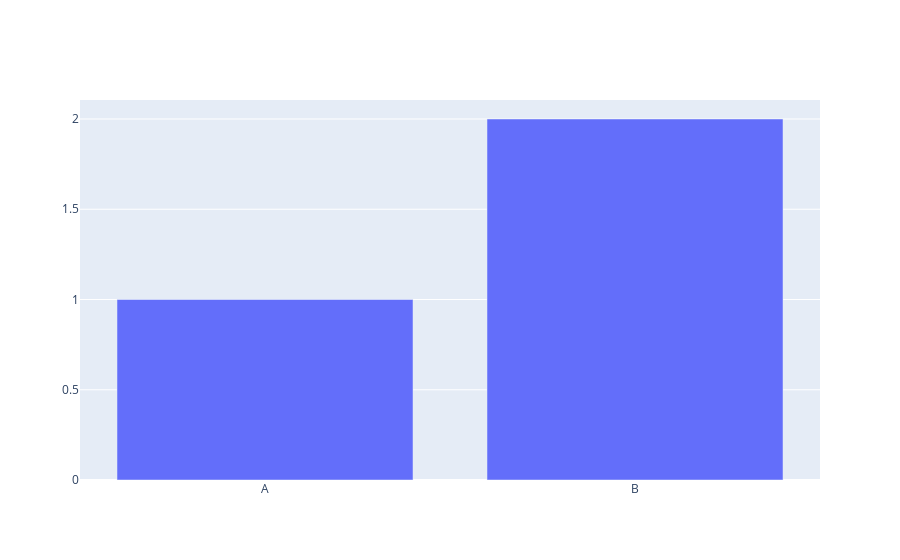

The code cell stored with this chart in its notebook:
### Code cell
fig

### Figure 1 — Plotly figure (JSON) as saved in the notebook; plotly's stock layout.template omitted (floating-point values rounded to 4 significant figures)
{"data": [{"type": "bar", "x": ["A", "B"], "y": [1, 2]}], "layout": {"autosize": true, "xaxis": {"autorange": true, "range": [-0.5, 1.5], "type": "category"}, "yaxis": {"autorange": true, "range": [0, 2.105], "type": "linear"}}}
